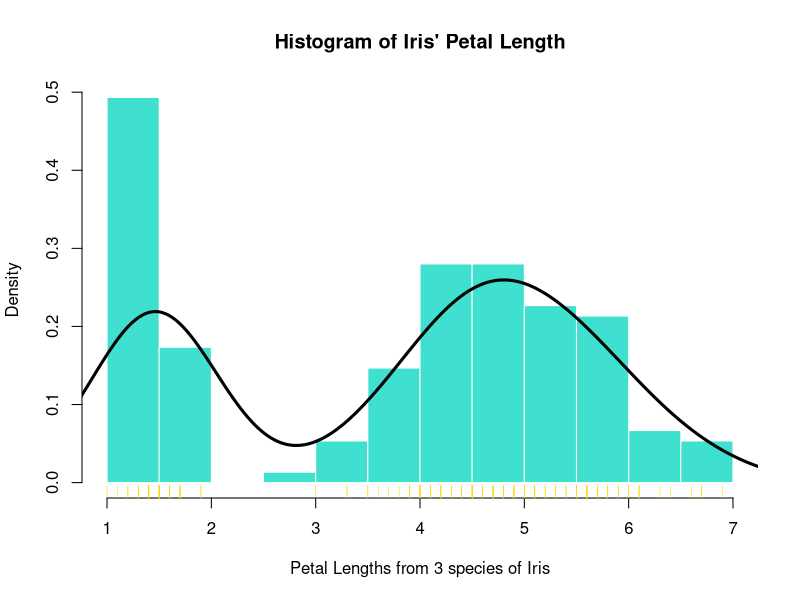

Generate this figure with R: (Note: this script raises an error after producing the figure.)
iris

pl <- iris$Petal.Length

hist(pl,
     probability = TRUE,
     border = 0,
     breaks = 12,
     col = "turquoise",
     main = "Histogram of Iris' Petal Length",
     xlab = "Petal Lengths from 3 species of Iris")

lines(density(pl), col = "black", lwd = 3)

rug(pl, col = "gold", lwd = .5)

summary(pl)
head(pl)
pl
pl <- as.data.frame(pl)
pl
unique(pl)
order(pl, decreasing = TRUE)
PL
pl


fivenum(pl)
summary(pl)

boxplot(pl,
        col = "gold",
        horizontal = TRUE)

# library()
# search()
# rm(list = search())

install.packages("ggplot2")
require("ggplot2")
search()
remove.packages("ggplot2")
